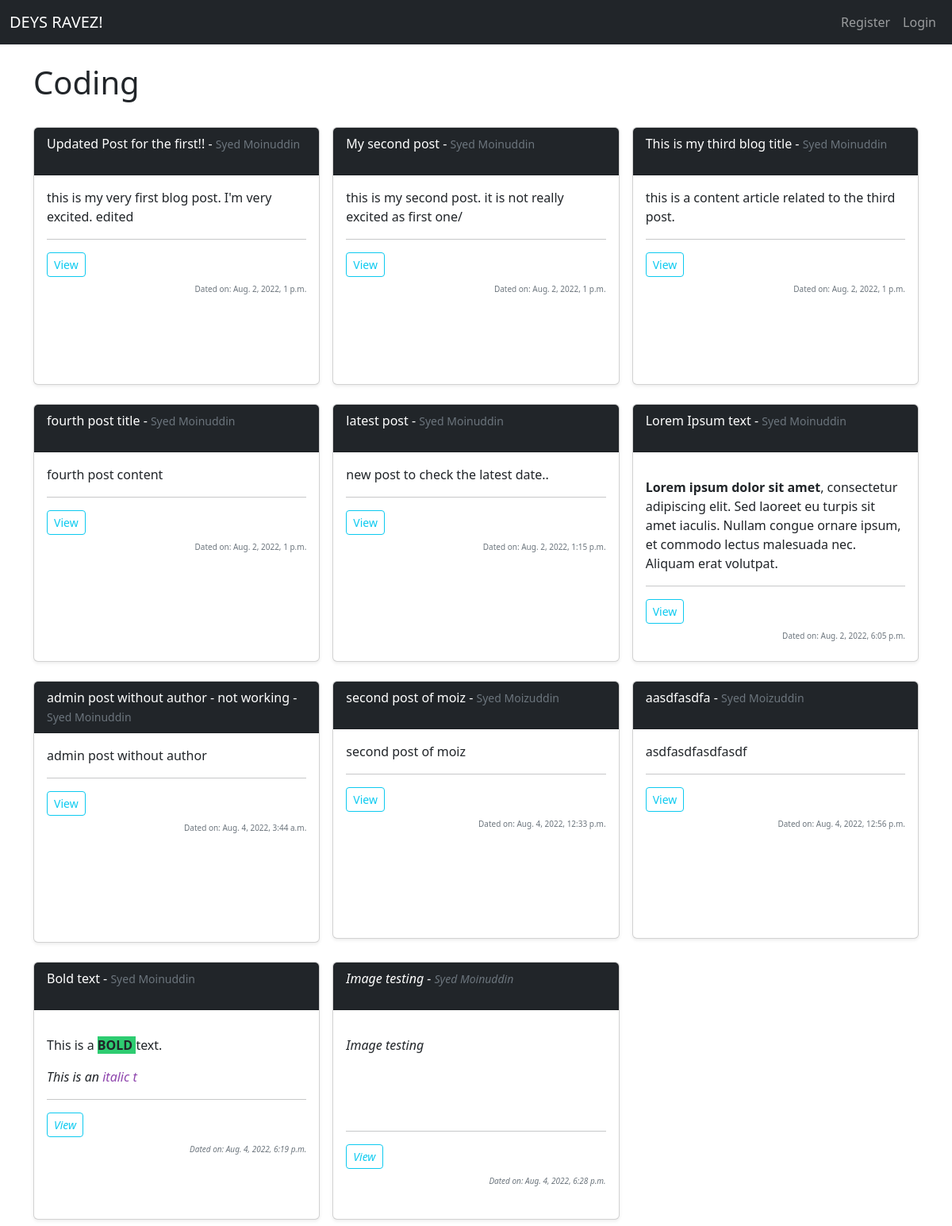
/category/coding/, run on the app's committed database.
### zblog/models.py (models this page shows, shortened)
class Post(models.Model):
    title = models.CharField(max_length=600)
    title_tag = models.CharField(max_length=600) #,default="DEYS RAVEZ!"
    author = models.ForeignKey(User, on_delete=models.CASCADE)
    body = RichTextField(blank=True, null=True)
    updated_date = models.DateTimeField(auto_now_add=True)
    category = models.CharField(max_length=255, default='coding')
    snippet = models.CharField(max_length=255)
    likes = models.ManyToManyField(User, related_name='blog_posts')

### zblog/views.py (the view)
# urls.py: path('category/<str:cats>/', views.CategoryView, name="category"),
def CategoryView(request, cats):
    category_posts = Post.objects.filter(category=cats.replace('-',' '))
    return render(request, 'categories.html', {'cats':cats.title().replace('-',' '),'category_posts':category_posts, })

### zblog/templates/categories.html (shortened to what this page needs)
{% extends 'base.html' %}
{% block content %}
{% if category_posts %}
<h1>{{cats|capfirst }}</h1>
<br>
<div class="row row-cols-1 row-cols-sm-2 row-cols-md-3 g-3">
    {% for post in category_posts %}
    <div class="col mb-2">
        <div class="card shadow-sm" >
            <div class="card-header bg-dark text-white" style="min-height: 60px;">
                {{post.title}} - <small class="mb-1 text-muted">{{post.author.first_name}}
                    {{post.author.last_name}}</small>
            </div>
            <div class="card-body" style="min-height: 263px;">
                <p class="card-text">{{post.body | slice:":200" | safe }}</p>
                <hr>
                <div class="d-flex justify-content-between align-items-center">
                    <div class="btn-group">
                        <a href="{% url 'detail' post.pk %}" class="btn btn-sm btn-outline-info">View</a>
                    </div>
                </div>
                <small class="text-muted my-2" style="font-size:x-small;float: right;">Dated on: {{post.updated_date}}</small>
            </div>
        </div>
    </div>
    {% endfor %}
</div>
{% else %}
<h2>Sorry.. this page does not exists..</h2>
{% endif %}
{% endblock %}

### data on the page
Post: title "Updated Post for the first!!", author.first_name "Syed", author.last_name "Moinuddin", body "this is my very first blog post. I'm very excited. edited", updated_date "Aug. 2, 2022, 1 p.m."
Post: title "My second post", author.first_name "Syed", author.last_name "Moinuddin", body "this is my second post. it is not really excited as first one/", updated_date "Aug. 2, 2022, 1 p.m."
Post: title "This is my third blog title", author.first_name "Syed", author.last_name "Moinuddin", body "this is a content article related to the third post.", updated_date "Aug. 2, 2022, 1 p.m."
Post: title "fourth post title", author.first_name "Syed", author.last_name "Moinuddin", body "fourth post content", updated_date "Aug. 2, 2022, 1 p.m."
Post: title "latest post", author.first_name "Syed", author.last_name "Moinuddin", body "new post to check the latest date..", updated_date "Aug. 2, 2022, 1:15 p.m."
Post: title "Lorem Ipsum text", author.first_name "Syed", author.last_name "Moinuddin", body "Lorem ipsum dolor sit amet , consectetur adipiscing elit. Sed laoreet eu turpis sit amet iaculis. Nullam congue ornare ipsum, et commodo lectus malesuada nec. Aliquam erat volutpat.", updated_date "Aug. 2, 2022, 6:05 p.m."
Post: title "admin post without author - not working", author.first_name "Syed", author.last_name "Moinuddin", body "admin post without author", updated_date "Aug. 4, 2022, 3:44 a.m."
Post: title "second post of moiz", author.first_name "Syed", author.last_name "Moizuddin", body "second post of moiz", updated_date "Aug. 4, 2022, 12:33 p.m."
Post: title "aasdfasdfa", author.first_name "Syed", author.last_name "Moizuddin", body "asdfasdfasdfasdf", updated_date "Aug. 4, 2022, 12:56 p.m."
Post: title "Bold text", author.first_name "Syed", author.last_name "Moinuddin", body "This is a BOLD text. This is an italic t", updated_date "Aug. 4, 2022, 6:19 p.m."
Post: title "Image testing", author.first_name "Syed", author.last_name "Moinuddin", body "Image testing", updated_date "Aug. 4, 2022, 6:28 p.m."

### other printed values
{{ cats|capfirst }} "Coding"
